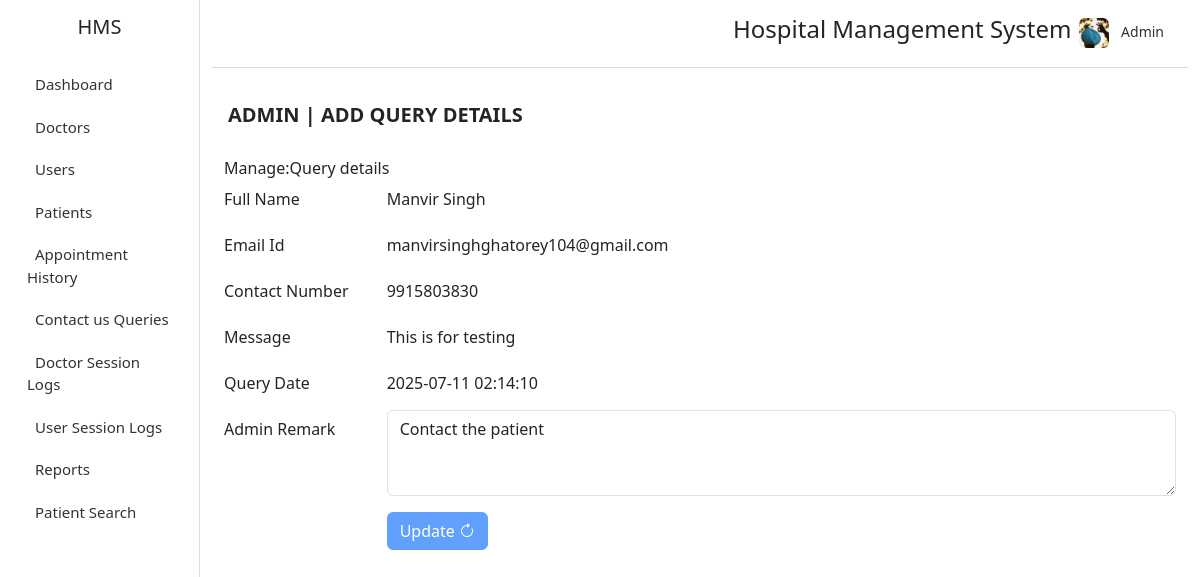
The app's page /admin/query-details.php?id=1 with its own data.
### tables this page shows
CREATE TABLE `contact_us` (
  `id` int(11) NOT NULL,
  `name` varchar(50) NOT NULL,
  `email_address` varchar(100) NOT NULL,
  `mobile_no` varchar(100) NOT NULL,
  `message` text NOT NULL,
  `Query_date` timestamp NOT NULL DEFAULT current_timestamp(),
  `admin_remark` text DEFAULT NULL
);

### admin/query-details.php (the view, shortened to what this page needs)
<?php
if (isset($_GET['id']) && is_numeric($_GET['id'])) {
    $id = $_GET['id'];
    $select_query = "SELECT * FROM contact_us WHERE id = $id";
    $execute_query = mysqli_query($conn, $select_query);
    if ($execute_query && mysqli_num_rows($execute_query) > 0) {
        $row = mysqli_fetch_assoc($execute_query);
        $name = $row['name'];
        $email = $row['email_address'];
        $contact = $row['mobile_no'];
        $message = $row['message'];
        $query_date = $row['Query_date'];
        $admin_remark = $row['admin_remark'];
        $is_remark_given = !empty($admin_remark);
    } else {
        echo "No query found.";
        exit;
    }
} else {
    echo "Invalid query ID.";
    exit;
}
?>
<!DOCTYPE html>
<html lang="en">
<head>
    <link rel="stylesheet" href="style.css">
    <link href="https://cdn.jsdelivr.net/npm/bootstrap@5.3.0/dist/css/bootstrap.min.css" rel="stylesheet">
    <link rel="stylesheet" href="https://cdn.jsdelivr.net/npm/bootstrap-icons/font/bootstrap-icons.css" />
</head>
<body>
    <div class="container-fluid">
        <div class="row">
            <div class="col-md-2 sidebar">
                <h5 class="text-center mb-4">HMS</h5>
                <nav class="nav flex-column">
                    <a class="nav-link" href="#"><i class="fas fa-tachometer-alt"></i> Dashboard</a>
                    <li class="nav-item">
                        <a class="nav-link" data-bs-toggle="collapse" href="#doctorsMenu" role="button" aria-expanded="false" aria-controls="doctorsMenu">
                            <i class="fas fa-user-md"></i> Doctors
                        </a>
                    </li>
                    <li class="nav-item">
                        <a class="nav-link" data-bs-toggle="collapse" href="#usersMenu" role="button" aria-expanded="false" aria-controls="usersMenu">
                            <i class="fas fa-users"></i> Users
                        </a>
                    </li>
                    <a class="nav-link" href="#"><i class="fas fa-procedures"></i> Patients</a>
                    <a class="nav-link" href="#"><i class="fas fa-history"></i> Appointment History</a>
                    <li class="nav-item">
                        <a class="nav-link" data-bs-toggle="collapse" href="#ContactusqueryMenu" role="button" aria-expanded="false" aria-controls="usersMenu">
                            <i class="fas fa-question-circle"></i> Contact us Queries
                        </a>
                    </li>
                    <a class="nav-link" href="#"><i class="fas fa-clock"></i> Doctor Session Logs</a>
                    <a class="nav-link" href="#"><i class="fas fa-user-clock"></i> User Session Logs</a>
                    <a class="nav-link" href="#"><i class="fas fa-chart-line"></i> Reports</a>
                    <a class="nav-link" href="#"><i class="fas fa-search"></i> Patient Search</a>
                </nav>
            </div>
            <div class="col-md-10">
                <div class="topbar d-flex justify-content-end align-items-center">
                    <div>
                        <h4 class="me-2 ">Hospital Management System</h4>
                    </div>
                    <div class="admin-profile">
                        <img src="../images/admin.jpeg" class="rounded me-2" alt="Admin" width="30" height="30">
                        Admin <i class="fas fa-chevron-down ms-1"></i>
                    </div>
                </div>
                <div class="p-3">
                    <div class="dashboard-header mt-3">ADMIN | ADD QUERY DETAILS</div>
                </div>
                <div class="container">
                    <span>Manage:<span>Query details</span></span>
                    <form method="post">
                        <div class="row mb-2">
                            <label class="col-sm-2 col-form-label">Full Name</label>
                            <div class="col-sm-10">
                                <input type="text" readonly class="form-control-plaintext" value="<?php echo htmlspecialchars($name); ?>" />
                            </div>
                        </div>
                        <div class="row mb-2">
                            <label class="col-sm-2 col-form-label">Email Id</label>
                            <div class="col-sm-10">
                                <input type="text" readonly class="form-control-plaintext" value="<?php echo htmlspecialchars($email); ?>" />
                            </div>
                        </div>
                        <div class="row mb-2">
                            <label class="col-sm-2 col-form-label">Contact Number</label>
                            <div class="col-sm-10">
                                <input type="text" readonly class="form-control-plaintext" value="<?php echo htmlspecialchars($contact); ?>" />
                            </div>
                        </div>
                        <div class="row mb-2">
                            <label class="col-sm-2 col-form-label">Message</label>
                            <div class="col-sm-10">
                                <input type="text" readonly class="form-control-plaintext" value="<?php echo htmlspecialchars($message); ?>" />
                            </div>
                        </div>
                        <div class="row mb-2">
                            <label class="col-sm-2 col-form-label">Query Date</label>
                            <div class="col-sm-10">
                                <input type="text" readonly class="form-control-plaintext" value="<?php echo htmlspecialchars($query_date); ?>" />
                            </div>
                        </div>
                        <div class="row mb-3">
                            <label for="adminRemark" class="col-sm-2 col-form-label">Admin Remark</label>
                            <div class="col-sm-10">
                                <textarea id="adminRemark" name="admin_remark" class="form-control" rows="3" placeholder="Enter admin remarks"><?php echo htmlspecialchars($admin_remark); ?></textarea>
                            </div>
                        </div>
                        <div class="row">
                            <div class="col-sm-10 offset-sm-2">
                                <button type="submit" class="btn btn-primary"<?php echo $is_remark_given ? 'disabled' : ''; ?>>
                                    Update <i class="bi bi-arrow-clockwise"></i>
                                </button>
                            </div>
                        </div>
                    </form>
                </div>
            </div>
        </div>
    </div>
</body>
</html>

### admin/style.css (style rules this page uses)
body { background: #f8f9fa; font-family: Arial, sans-serif; }
.sidebar { height: 100vh; background-color: #fff; border-right: 1px solid #ddd; padding: 15px; }
.sidebar .nav-link { color: #333; font-size: 15px; padding: 10px 15px; }
.topbar { background-color: #fff; border-bottom: 1px solid #ddd; padding: 15px; }
.dashboard-header { font-size: 20px; font-weight: 600; margin-bottom: 10px; }
.admin-profile { float: right; font-size: 14px; color: #333; }

### records on screen
contact_us: name "Manvir Singh", email_address "manvirsinghghatorey104@gmail.com", mobile_no "9915803830", message "This is for testing", Query_date "2025-07-11 02:14:10", admin_remark "Contact the patient"
